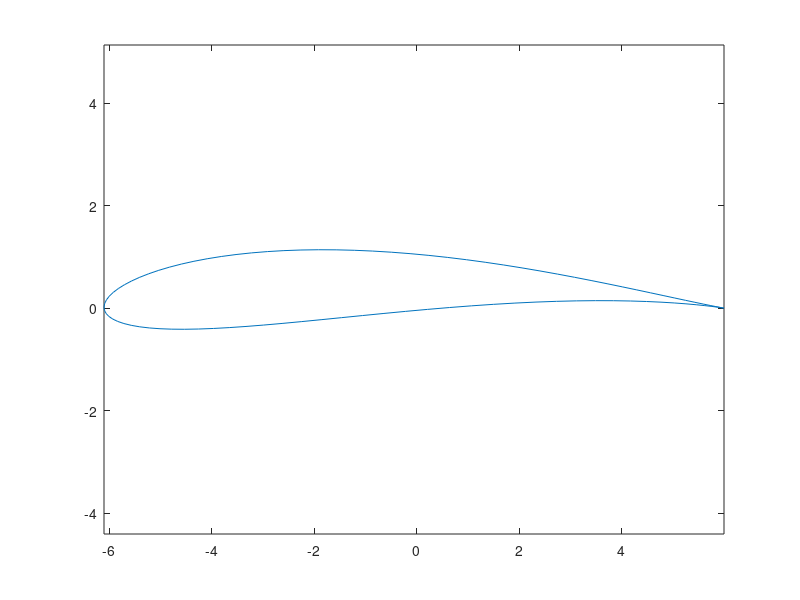
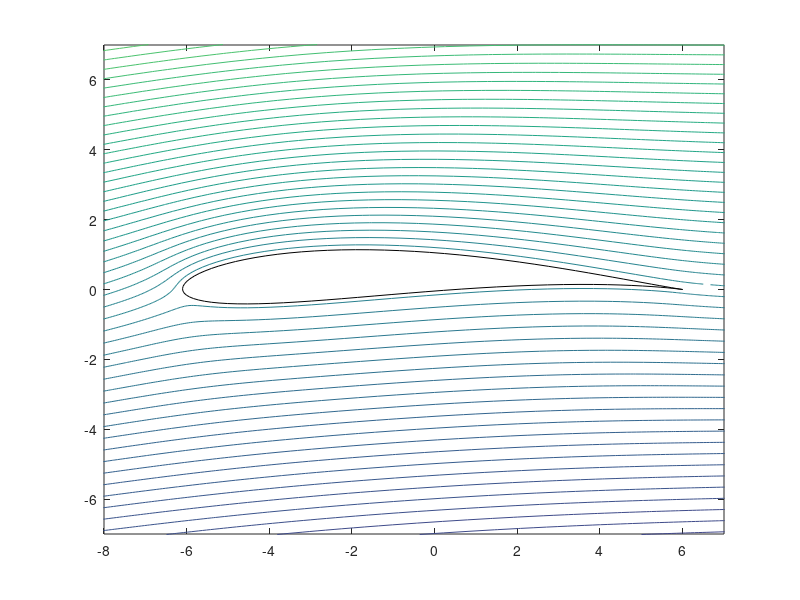
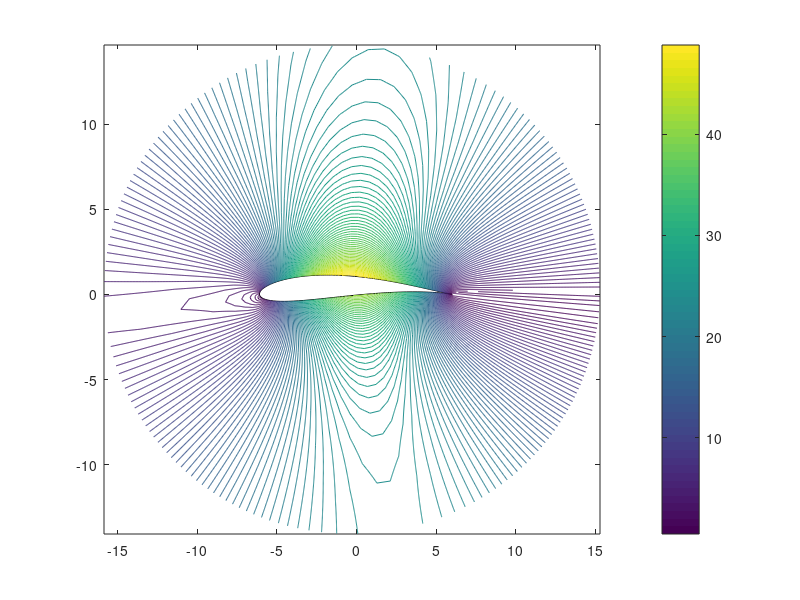

The MATLAB source for these figures, in order:
%clear all
%clc

%Imaginary number
i = 1i;

%Parametres
a = 6;          %Real part
h = 0.5;        %Imaginary part 
delta = 0.6;    %Distance between centres of cyrcles M & K

U = 50; %Speed 
%gam = 0.5; %Cirkulace rychlosti po profilu
degUhel = 5; %Angle of attack - degrees

%%%%%%%%%%%%%%%%%%%%%%%%%%%%%%%%%%%%%%%%%%%%%%%%%%%%%%%%%%%%%%%%%%%%%%%%

%Radius kruhu Kr
R1 = sqrt(a.^2 + h.^2);

%Zmena delky trojuhelniku (z podobnosti trojuhelniku)
dh = delta * h / R1;
da = delta * a / R1;

Sx = - da; % centre of circle Mx ( minus kvuli orientaci profilu )
Sy = h + dh; % centre of circle My
R = R1 + delta; % Radius of M

%Zukovskeho profil
%tt = 2 * pi * ( 0 : 0.001 : 1 ); %0.001
tt = 2 * pi * ( 0 : 0.0104 : 1 );

z = Sx + R .* cos(tt) + i * ( Sy + R .* sin(tt) );

fceZ = (z + a.^2 ./ z) / 2;

figure(1)
plot( real(fceZ(1,:)) , imag(fceZ(1,:)) )
axis equal
 
%%%%%%%%%%%%%%%%%%%%%%%%%%%%%%%%%%%%%%%%%%%%%%%%%%%%%

uhel = pi * degUhel / 180; %Uhel nabehu (Angle of attack) - radians THETA
Radius = (R:0.1:30)';

%Speed
Uinfad = U .* (cos(uhel) - sin(uhel) * i);
Uinf = U .* (cos(uhel) + sin(uhel) * i);

%Cirkulace rychlosti po profilu
gam = 2 * pi * R * U * ( uhel + atan(h/a) );

%Area in polar coordinates
[rr,phi] = meshgrid(Radius, tt );

%Polar complex number
xx = Sx + rr .* cos(phi);
yy = Sy + rr .* sin(phi);
z1 = (xx + i .* yy);

%Zukovskeho funkce -- body pro contour
zz = ( z1 + a.^2 ./ z1 ) / 2;

%zz_der = ( 1 - a.^2 ./ zz.^2 ) / 2;
%zz_der = ( 1 + ( z1 ./ ( sqrt( z1.^2 - a.^2 ) ) ) );
zz_der = 1/2 * ( 1 - ( a.^2 ./ z.^2 ) );

%zz2 = K(z) - S     K(z) = inverzni zobrazení k Zukovskemu zob.
zz2 = z1 - Sx - i * Sy;

%Complex potential - Zukovskij
Fzz = ( 1/2 .* ( Uinfad * zz2 + Uinf * R.^2 ./ zz2 - gam / (pi * i) * log(zz2) ) );

%Complex speed - Zukovskij
Wzz = zz_der' .* ( 1/2 .* ( Uinfad - ( ( Uinf * R.^2 ) ./ ( zz2.^2 ) ) ) - gam / ( 2 * pi * i ) * ( 1 ./ zz2 ) );

tt = 0:0.0104:1; %Parametr 0.0099
aa = min(min(imag(Fzz))); %Minimal value of Im(Fzz) in the entire matrix
bb = max(max(imag(Fzz))); %Maximal value of Im(Fzz) in the entire matrix

%Plot streamlines
figure(2)
plot( real(fceZ(1,:)) , imag(fceZ(1,:)), 'color', 'k' );
hold on
contour(real(zz), imag(zz), imag(Fzz), aa + (bb - aa) * tt);
hold off
xlim([-8,7]); ylim([-7,7]);
%A = [real(fceZ(1,:)') , -imag(fceZ(1,:)'), zeros(1001,1)];

figure(3)
plot( real(fceZ(1,:)) , imag(fceZ(1,:)), 'color', 'k' );
hold on
contour(real(zz), imag(zz), sqrt( real(Wzz).^2 + imag(Wzz).^2 ), 100);
hold off
%xlim([-8,7]); ylim([-7,7]);
colorbar
